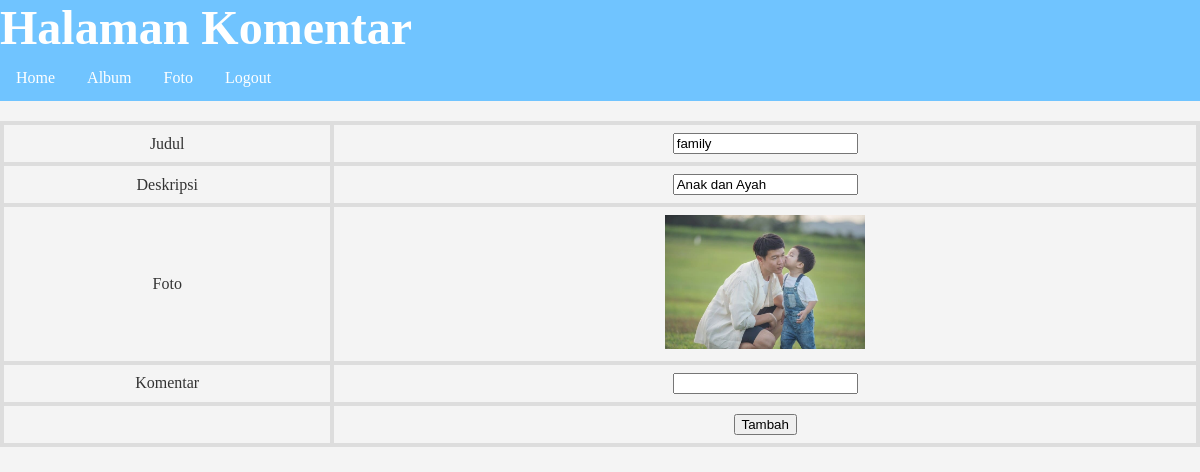
/komentar.php?fotoid=1 (signed in), run on the app's committed database.
### tables this page shows
CREATE TABLE `foto` (
  `fotoid` int(11) NOT NULL,
  `judulfoto` varchar(255) NOT NULL,
  `deskripsifoto` text NOT NULL,
  `tanggalunggah` date NOT NULL,
  `lokasifile` varchar(255) NOT NULL,
  `albumid` int(11) NOT NULL,
  `userid` int(11) NOT NULL
);

### komentar.php (the view, shortened to what this page needs)
<!DOCTYPE html>
<html lang="en">
<head>
</head>
<body>
    <h1>Halaman Komentar</h1>
    <ul>
        <li><a href="index.php">Home</a></li>
        <li><a href="album.php">Album</a></li>
        <li><a href="foto.php">Foto</a></li>
        <li><a href="logout.php">Logout</a></li>
    </ul>
    <form action="tambah_komentar.php" method="post">
        <?php
            include "koneksi.php";
            $fotoid=$_GET['fotoid'];
            $sql=mysqli_query($conn,"select * from foto where fotoid='$fotoid'");
            while($data=mysqli_fetch_array($sql)){
        ?>
        <table>
            <tr>
                <td>Judul</td>
                <td><input type="text" name="judulfoto" value="<?=$data['judulfoto']?>"></td>
            </tr>
            <tr>
                <td>Deskripsi</td>
                <td><input type="text" name="deskripsifoto" value="<?=$data['deskripsifoto']?>"></td>
            </tr>
            <tr>
                <td>Foto</td>
                <td><img src="gambar/<?=$data['lokasifile']?>" width="200px"></td>
            </tr>
            <tr>
                <td>Komentar</td>
                <td><input type="text" name="isikomentar"></td>
            </tr>
            <tr>
                <td></td>
                <td><input type="submit" value="Tambah"></td>
            </tr>
        </table>
        <?php
            }
        ?>
    </form>
</body>
</html>

### komentar.php (style rules this page uses)
body { font-family: "Lucida Console"; margin: 0; padding: 0; background-color: #f4f4f4; color: #333; }
h1 { display: block; font: 3em Lucida; font-weight: bold; margin: 0; padding: 0; color: white; background-color: #70c4ff; }
ul { list-style-type: none; margin: 0; padding: 0; overflow: hidden; background-color: #70c4ff }
li { float: left; }
li a { display: block; color: white; text-align: center; padding: 14px 16px; text-decoration: none; }
table { width: 100%; border-collapse: collapse; margin-top: 20px; }
th, td { border: 4px solid #ddd; padding: 8px; text-align: center; }
img { max-width: 100%; height: auto; }

### data on the page
foto: judulfoto "family", deskripsifoto "Anak dan Ayah", lokasifile (picture)
